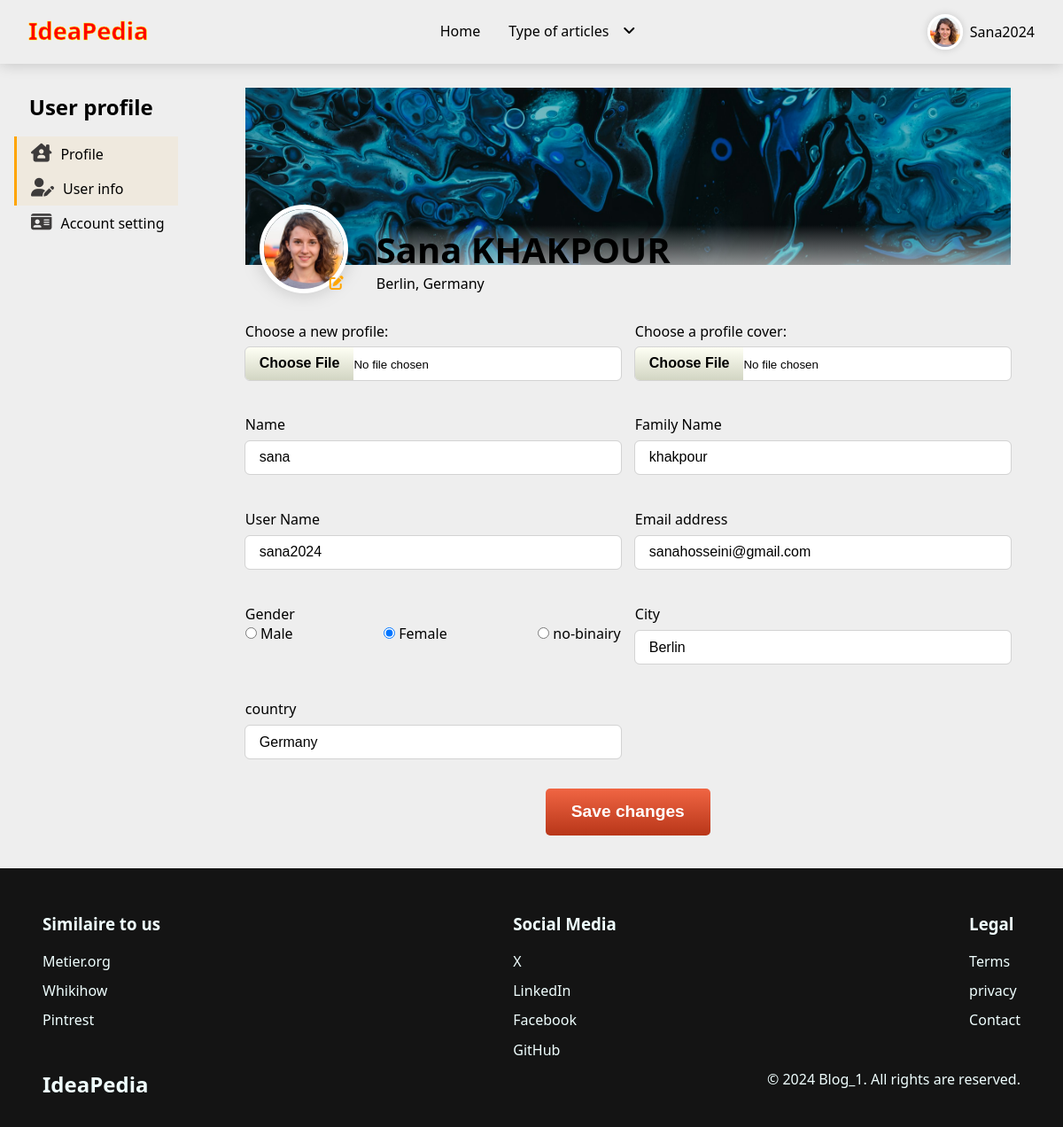
Screenshot of /pages/account.php (signed in) with the database file from the repository.
### tables this page shows
CREATE TABLE `users` (
  `id` int(11) NOT NULL,
  `name` varchar(100) NOT NULL,
  `lastName` varchar(100) NOT NULL,
  `username` varchar(100) NOT NULL,
  `role` enum('owner','member') NOT NULL DEFAULT 'member',
  `email` varchar(255) NOT NULL,
  `password` varchar(255) NOT NULL,
  `image` varchar(255) DEFAULT NULL,
  `profile_cover` varchar(255) DEFAULT NULL,
  `city` varchar(100) DEFAULT NULL,
  `country` varchar(100) DEFAULT NULL,
  `gender` enum('male','female','nb','') DEFAULT NULL
);

### classes/Database.php (called while the page is built, shortened)
<?php
class Database
{
    protected function connect($host, $username, $password, $db_name)
    {
        $dsn = "mysql:host=$host;dbname=$db_name;charset=utf8mb4";
        $options = [
            PDO::ATTR_ERRMODE => PDO::ERRMODE_EXCEPTION,
            PDO::ATTR_DEFAULT_FETCH_MODE => PDO::FETCH_ASSOC,
            PDO::ATTR_EMULATE_PREPARES => false,
        ];
        try {
            $this->connection = new PDO($dsn, $username, $password, $options);
        } catch (PDOException $e) {
            throw new RuntimeException('Connection failed: '. $e->getMessage(), 0, $e);
        }
    }
}

### classes/GetUsers.php (called while the page is built, shortened)
<?php
include_once "Database.php";
class getUsers extends Database {
    public function getSingle($table,$col,$val){
        $stmt = $this->connection->prepare("SELECT * FROM $table WHERE $col = :$col");
        $stmt->execute(array(
            ":$col" => $val
        ));
        $user = $stmt->fetch();
        return $user;
    }
}

### inc/process/profile_user.process.php (called while the page is built, shortened)
<?php
$getUsers = new getUsers();
$getUser = $getUsers->getSingle('users', "id", $_SESSION['current_user']['id']);
?>

### pages/partials/profile_user.php (the view, shortened to what this page needs)
<form action="" method="post" id="editProfileform" enctype="multipart/form-data">
    <div class="head-info">
        <label for="profile-cover">
            <img src="<?= SITE_PATH . "assets/imgs/banner/" . (!empty($getUser['profile_cover']) ? $getUser['profile_cover'] : "initial-banner.jpg") ?>" alt="">
        </label>
        <div class="profile-img">
            <label for="profile-img">
                <img class="btn-modal" src="<?= SITE_PATH . "assets/imgs/profile/" . (!empty($_SESSION["current_user"]['image']) ? $_SESSION["current_user"]['image'] :  "placeholder-general-img.png") ?>" alt="Image placeholder">
                <i class="fa-solid fa-pen-to-square btn-modal"></i>
            </label>
        </div>
        <div class="user-info">
            <h3>
                <?= !empty($getUser['name']) ? ucfirst($getUser['name']) . " " : "Unknown user";
                echo  " " . !empty($getUser['lastName']) ? strtoupper($getUser['lastName']) : "..."
                ?>
            </h3>
            <span><?= !empty($getUser['city']) ? $getUser['city'] : "..."
                    ?>,</span>
            <span><?= !empty($getUser['country']) ? $getUser['country'] : "..."
                    ?></span>
        </div>
    </div>
    <div class="body-info">
        <fieldset class="grid-col-3">
            <label for="profile-img">
                <?= !empty($getUser['image']) ? 'Choose a new profile:' : "Choose a profile picture:" ?>
            </label>
            <input type="file" name="profile-img" id="profile-img">
        </fieldset>
        <fieldset class="grid-col-3">
            <label for="profile-cover">
                <?= !empty($getUser['profile_cover']) ? 'Choose a new profile cover:' : "Choose a profile cover:" ?>
            </label>
            <input type="file" name="profile-cover" id="profile-cover">
        </fieldset>
        <fieldset class="grid-col-3">
            <label for="first_name">Name</label>
            <input type="text" name="first_name" id="first_name" value="<?= $getUser['name'] ?>">
        </fieldset>
        <fieldset class="grid-col-3">
            <label for="last_name">Family Name</label>
            <input type="text" name="last_name" id="last_name" value="<?= $getUser['lastName'] ?>">
        </fieldset>
        <fieldset class="grid-col-3">
            <label for="username">User Name</label>
            <input type="text" name="username" id="username" value="<?= $getUser['username'] ?>">
        </fieldset>
        <fieldset>
            <label for="email">Email address</label>
            <input type="text" name="email" id="email" value="<?= $getUser['email'] ?>">
        </fieldset>
        <fieldset>
            <label for="gender">Gender</label>
            <ul>
                <li><input <?= ($getUser['gender'] == "male") ? "checked" : "" ?> type="radio" name="gender" value="male" id="male"> Male</li>
                <li><input <?= ($getUser['gender'] == "female") ? "checked" : "" ?> type="radio" name="gender" value="female" id="male"> Female</li>
                <li><input <?= ($getUser['gender'] == "nb") ? "checked" : "" ?> type="radio" name="gender" value="nb" id="male"> no-binairy</li>
            </ul>
        </fieldset>
        <fieldset class="grid-col-3">
            <label for="city">City </label>
            <input type="text" name="city" id="city" value="<?= $getUser['city'] ?>">
        </fieldset>
        <fieldset class="grid-col-3">
            <label for="country">country</label>
            <input type="text" name="country" id="country" value="<?= $getUser['country'] ?>">
        </fieldset>
        <div class="grid-full-width">
            <button type="submit">Save changes</button>
        </div>
    </div>
</form>

### assets/styles/css/profile.css (style rules this page uses)
* { padding: 0; margin: 0; -webkit-box-sizing: border-box; box-sizing: border-box; }
img { width: 100%; aspect-ratio: 1/1; -o-object-fit: cover; object-fit: cover; display: block; }
li { list-style: none; }
input:is([type=text], [type=password], [type=email]), textarea, .input { width: 100%; padding: 0.6em 1em; font-size: 1rem; border: none; margin-block: 0.5em; border-radius: 5px; outline: 1px solid lightgrey; direction: auto; unicode-bidi: plaintext; }
input:is([type=text], [type=password], [type=email]):focus, textarea:focus, .input:focus { outline: 1px solid rgb(5, 172, 218); }
input[type=file] { margin-block: 0.5em; width: 100%; border-radius: 5px; background: #ffffff; outline: 1px solid lightgrey; cursor: pointer; }
label { display: block; }
fieldset { border: none; outline: none; }
button, .btn { padding: 0.6em 1.2em; font-size: 1rem; outline: none; border: none; margin-block: 0.5em; border-radius: 5px; background: -webkit-gradient(linear, left bottom, left top, from(rgb(77, 77, 77)), to(rgb(154, 154, 154))); background: linear-gradient(to top, rgb(77, 77, 77), rgb(154, 154, 154)); font-weight: bolder; color: white; -webkit-transition: 1s; transition: 1s; cursor: pointer; }
body { background: #eeeeee; font-family: system-ui, -apple-system, BlinkMacSystemFont, "Segoe UI", Roboto, Oxygen, Ubuntu, Cantarell, "Open Sans", "Helvetica Neue", sans-serif; overflow-x: hidden; }
main.container .info-detail #editProfileform .head-info { display: grid; grid-template-columns: auto 1fr; grid-template-rows: 1fr; -webkit-box-align: end; -ms-flex-align: end; align-items: end; gap: 2rem; height: 200px; margin-bottom: 3em; position: relative; }
main.container .info-detail #editProfileform .head-info > label, main.container .info-detail #editProfileform .head-info > label > img { width: 100%; height: 100%; position: absolute; top: 0; left: 0; }
main.container .info-detail #editProfileform .head-info .profile-img { position: relative; margin-left: 1em; width: -webkit-max-content; width: -moz-max-content; width: max-content; }
main.container .info-detail #editProfileform .head-info .profile-img img { border: 5px solid white; width: 100px; border-radius: 50%; -webkit-filter: drop-shadow(0 0 10px rgba(0, 0, 0, 0.185)); filter: drop-shadow(0 0 10px rgba(0, 0, 0, 0.185)); cursor: pointer; }
main.container .info-detail #editProfileform .head-info .profile-img i { position: absolute; top: 80%; right: 5%; color: orange; cursor: pointer; }
main.container .info-detail #editProfileform .head-info > div { margin-bottom: -2em; position: relative; }
main.container .info-detail #editProfileform .head-info .user-info { background: -webkit-gradient(linear, left bottom, left top, from(#EEEEEE), to(transparent)); background: linear-gradient(to top, #EEEEEE, transparent); }
main.container .info-detail #editProfileform .head-info .user-info h3 { font-size: 2.5rem; }
main.container .info-detail #editProfileform .body-info { display: grid; grid-template-columns: repeat(6, 1fr); -webkit-column-gap: 1em; -moz-column-gap: 1em; column-gap: 1em; }
main.container .info-detail #editProfileform .body-info label { cursor: pointer; }
main.container .info-detail #editProfileform .body-info fieldset { margin-block: 1em; grid-column: span 3; text-align: left; }
main.container .info-detail #editProfileform .body-info fieldset ul:has(input[type=radio]) { display: -webkit-box; display: -ms-flexbox; display: flex; -webkit-box-pack: justify; -ms-flex-pack: justify; justify-content: space-between; -webkit-box-align: center; -ms-flex-align: center; align-items: center; gap: 1em; }
main.container .info-detail #editProfileform .body-info .grid-col-3 { grid-column: span 3; }
main.container .info-detail #editProfileform .body-info .grid-full-width { grid-column: span 6; text-align: center; justify-items: start; }
main.container .info-detail #editProfileform .body-info .grid-full-width button { font-size: 1.2rem; padding: 0.8em 1.5em; background: -webkit-gradient(linear, left top, left bottom, from(#F06543), to(#b83619)); background: linear-gradient(to bottom, #F06543, #b83619); }

### rows the page displays
users: name "Sana", lastName "KHAKPOUR", city "Berlin", country "Germany", first_name "sana", last_name "khakpour", username "sana2024", email "sanahosseini@gmail.com", gender "☑"

### other values shown
$_SESSION['current_user']['username'] "Sana2024"
